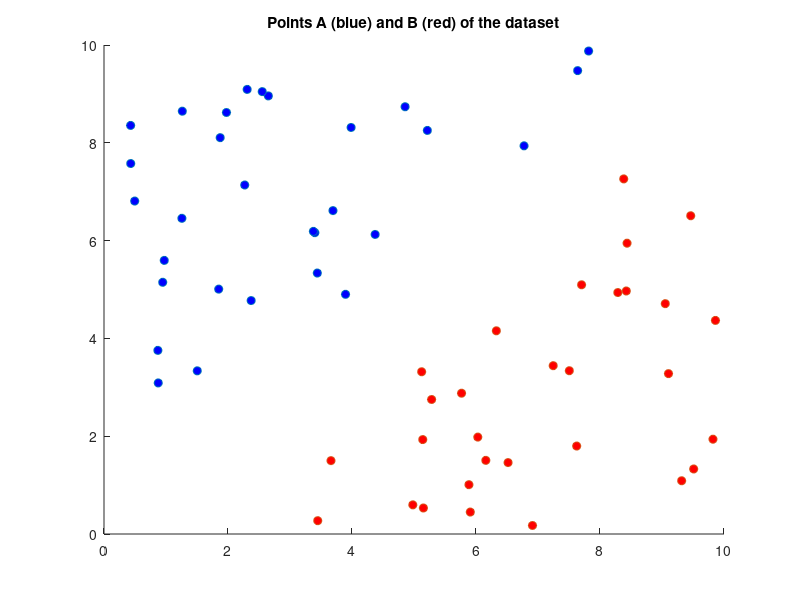

The MATLAB script that drew this image: (Note: this script raises an error after producing the figure.)

%{
    Questo algoritmo prevede lo stesso obiettivo fatto nell'omonimo,
    ma stavolta risolvendo il più semplice problema Lagrangiano duale.

    Immaginiamo ancora che i dati siano LINEARMENTE SEPARABILI
    , ergo che le convex hull dei due set A e B non abbiano
    alcuna intersezione tra loro.
%}




%{
    DATASET
%}

A = [0.4952    6.8088    
    2.6505    8.9590    
    3.4403    5.3366    
    3.4010    6.1624    
    5.2153    8.2529    
    7.6393    9.4764    
    1.5041    3.3370    
    3.9855    8.3138    
    1.8500    5.0079    
    1.2631    8.6463    
    3.8957    4.9014    
    1.9751    8.6199    
    1.2565    6.4558    
    4.3732    6.1261    
    0.4297    8.3551    
    3.6931    6.6134    
    7.8164    9.8767    
    4.8561    8.7376    
    6.7750    7.9386    
    2.3734    4.7740 
    0.8746    3.0892  
    2.3088    9.0919   
    2.5520    9.0469  
    3.3773    6.1886  
    0.8690    3.7550   
    1.8738    8.1053   
    0.9469    5.1476   
    0.9718    5.5951   
    0.4309    7.5763   
    2.2699    7.1371  ];

B = [7.2450    3.4422
   7.7030    5.0965 
   5.7670    2.8791 
   3.6610    1.5002  
   9.4633    6.5084
   9.8221    1.9383 
   8.2874    4.9380 
   5.9078    0.4489 
   4.9810    0.5962 
   5.1516    0.5319 
   8.4363    5.9467  
   8.4240    4.9696  
   7.6240    1.7988
   3.4473    0.2725 
   9.0528    4.7106  
   9.1046    3.2798   
   6.9110    0.1745  
   5.1235    3.3181  
   7.5051    3.3392  
   6.3283    4.1555   
   6.1585    1.5058
   8.3827    7.2617 
   5.2841    2.7510 
   5.1412    1.9314
   6.0290    1.9818  
   5.8863    1.0087  
   9.5110    1.3298 
   9.3170    1.0890  
   6.5170    1.4606   
   9.8621    4.3674  ];

%il training set è l'unione di A e B
T = [A;B];

%dimensione set A e B
nA = size(A,1);
nB = size(B,1);

%plotto i punti
figure(1), clf
scatter(A(:,1),A(:,2), 'MarkerFaceColor','b')
hold on
scatter(B(:,1),B(:,2), 'MarkerFaceColor','r')
title("Points A (blue) and B (red) of the dataset");

%Stavolta la funzione obiettivo è: f = -1/2 l^T X^T X l + e^T l

%{
    Matrice X. Questa è nxL dove n è la dimensione delle componenti di ogni
    punto (2 nel nostro caso), mentre L il numero di punti nel training
    set, ossia nA+nB. Ogni cella (i,j) di X è riempita cosi:
                            y^j * x_i^j
%}

%creo intanto le etichette, 1 per i punti in A, -1 per quelli in B
y = [ ones(nA,1); -ones(nB,1)];

X = zeros(2, nA+nB);

for row=1:size(X,1)
    for column=1:size(X,2)
        X(row,column) = y(column)*T(column,row); 
    end
end

%il vettore e è una serie di 1 
e = ones(1,nA+nB);


% Per utilizzare quadprog dobbiamo trasformarlo in x^T Q x + c^T x
Q = X'*X;

c = e;


%Dx=0, ma abbiamo solo che ly1 + ly2 +... = 0
D = y';

%ogni lambda l deve essere maggiore o uguale a zero
l = zeros(1,nA+nB);

%{
    risolvo il problema quadratico convesso che siccome era di massimo
    allora inserirò -f
    Nota che Q è stato calcolato non contando -1/2 a sinistra, quindi
    quella parte è come se già avesse contato il "-". Mentre c'è da
    cambiare la parte c^T x.
%}
solution = quadprog(Q,-c,[],[],D,0,l,[],[]);

%la soluzione contiene i vari lambda (pari al numero di punti nel dataset)

%calcolo w1 e w2
w1 = sum(solution.*y.*T(:,1));
w2 = sum(solution.*y.*T(:,2));

%calcolo b
%prendo il primo indice dove lambda è >0
index = find(solution > 0.001);
index = index(1);
%prendo il relativo label e punto
label_index = y(index);
x_index = T(index,:);
b = 1/label_index - [w1 w2]*x_index';

%disegno l'hyperplane w1*x + w2*y + b
max_x = max(T(:,1));

start_x = 0;
start_y = (-w1*start_x-b)/w2;

end_x = max_x;
end_y = (-w1*end_x-b)/w2;

hold on
plot([start_x end_x], [start_y  end_y],'k-')


